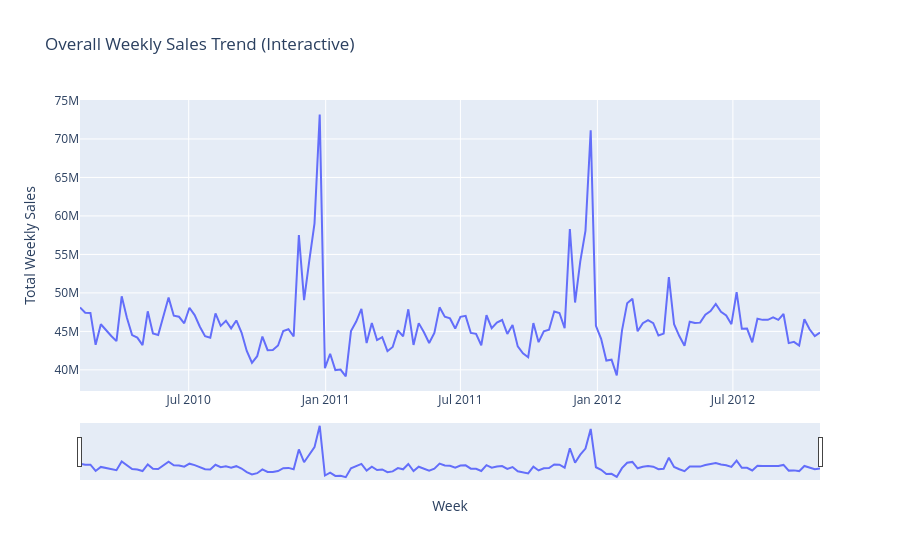

Notebook code for this chart:
### Markdown cell above
## Trend Analysis

### Code cell
# 1. Interactive overall weekly sales trend (Plotly)
weekly = df.groupby('Date', as_index=False)['Weekly_Sales'].sum()
fig = px.line(
    weekly,
    x='Date',
    y='Weekly_Sales',
    title='Overall Weekly Sales Trend (Interactive)',
    labels={'Weekly_Sales': 'Total Weekly Sales', 'Date': 'Week'}
)
fig.update_xaxes(rangeslider_visible=True)
fig.show()

### Figure 1 — Plotly figure (JSON) as saved in the notebook; plotly's stock layout.template omitted (floating-point values rounded to 4 significant figures; data arrays with more than 128 entries replaced by an {"elided": "..."} marker saying what was removed)
{"data": [{"hovertemplate": "Week=%{x}<br>Total Weekly Sales=%{y}<extra></extra>", "legendgroup": "", "line": {"color": "#636efa", "dash": "solid"}, "marker": {"symbol": "circle"}, "mode": "lines", "name": "", "orientation": "v", "showlegend": false, "type": "scatter", "x": {"elided": "143 str values"}, "xaxis": "x", "y": {"elided": "143 float values"}, "yaxis": "y"}], "layout": {"legend": {"tracegroupgap": 0}, "title": {"text": "Overall Weekly Sales Trend (Interactive)"}, "xaxis": {"anchor": "y", "domain": [0, 1], "rangeslider": {"visible": true}, "title": {"text": "Week"}}, "yaxis": {"anchor": "x", "domain": [0, 1], "title": {"text": "Total Weekly Sales"}}}}
